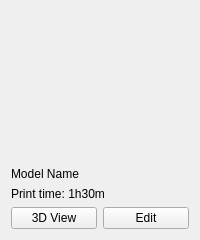
<?xml version="1.0" encoding="UTF-8"?>
<ui version="4.0">
 <class>ModelCard</class>
 <widget class="QWidget" name="modelCardTemplate">
  <property name="objectName">
   <string>modelCardTemplate</string>
  </property>
  <property name="minimumSize">
   <size>
    <width>200</width>
    <height>220</height>
   </size>
  </property>
  <layout class="QVBoxLayout" name="verticalLayout">
   <item>
    <widget class="QLabel" name="thumbnailLabel">
     <property name="minimumSize">
      <size>
       <width>150</width>
       <height>150</height>
      </size>
     </property>
     <property name="alignment">
      <set>Qt::AlignCenter</set>
     </property>
    </widget>
   </item>
   <item>
    <widget class="QLabel" name="nameLabel">
     <property name="text">
      <string>Model Name</string>
     </property>
    </widget>
   </item>
   <item>
    <widget class="QLabel" name="timeLabel">
     <property name="text">
      <string>Print time: 1h30m</string>
     </property>
    </widget>
   </item>
   <item>
    <layout class="QHBoxLayout" name="cardButtonLayout">
     <item>
      <widget class="QPushButton" name="btn3d">
       <property name="text">
        <string>3D View</string>
       </property>
      </widget>
     </item>
     <item>
      <widget class="QPushButton" name="btnEditModel">
       <property name="text">
        <string>Edit</string>
       </property>
      </widget>
     </item>
    </layout>
   </item>
  </layout>
 </widget>
 <resources/>
 <connections/>
</ui>
